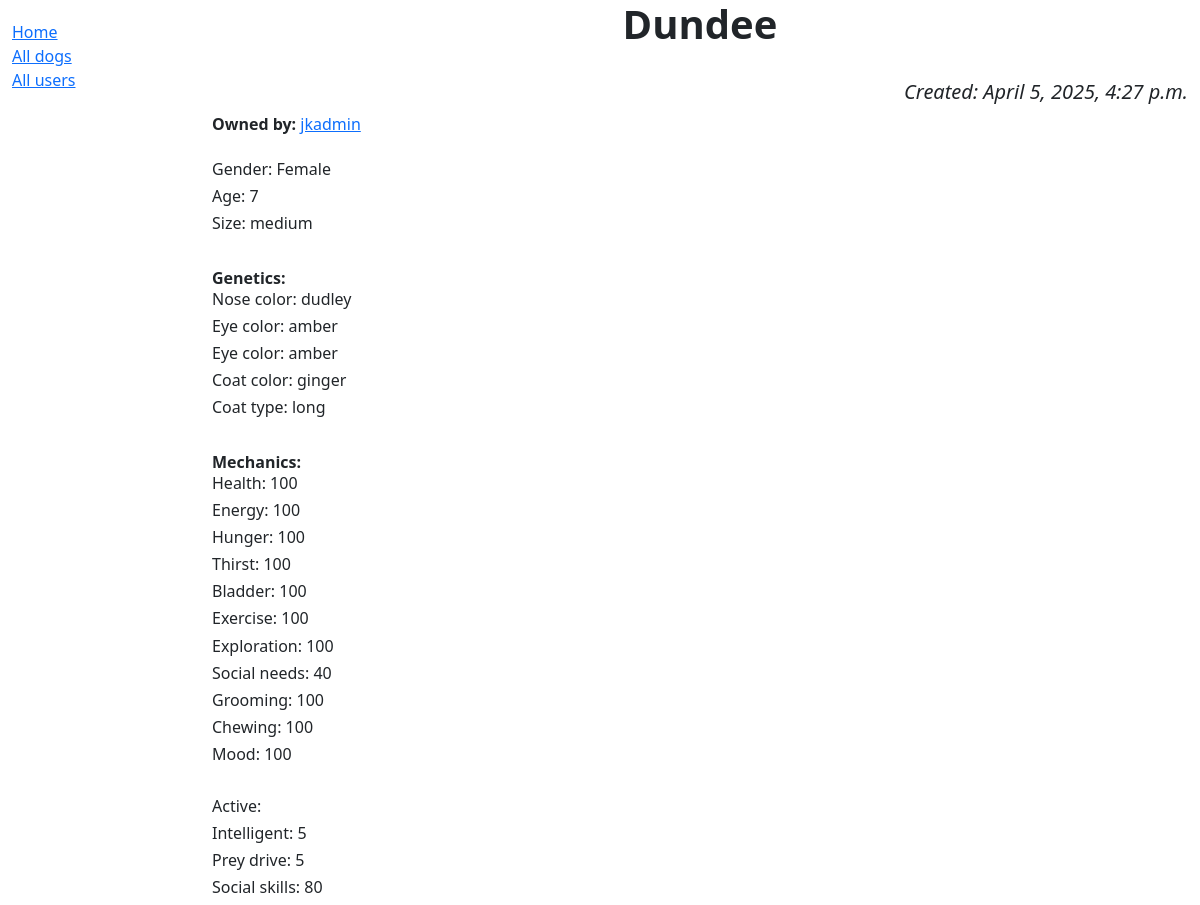
/caninsim_app/dog/1, run on the app's committed database.
### caninsim_app/models.py (models this page shows, shortened)
class Dog(models.Model):
    SIZES = (
        ('XS', 'miniature'),
        ('S', 'small'),
        ('M', 'medium'),
        ('L', 'big'),
        ('XL', 'huge')
    )
    NOSES = (
        ('BK', 'black'),
        ('LG', 'light gray'),
        ('GR', 'gray'),
        ('AB', 'almost black'),
        ('PL', 'purplish'),
        ('BF', 'butterfly'),
        ('DL', 'dudley'),
        ('SN', 'snow'),
        ('PN', 'pink'),
        ('BP', 'bright pink'),
        ('BR', 'brown'),
    )
    EYES = (
        ('BR', 'brown'),
        ('AM', 'amber'),
        ('LA', 'light brown amber'),
        ('YL', 'yellow'),
        ('YG', 'yellow green'),
        ('GR', 'grey'),
        ('CP', 'copper'),
        ('BL', 'blue'),
        ('AW', 'almost white blue'),
        ('WL', 'wall/heterochromia'),
        ('SP', 'split'),
    )
    COATS = (
        ('HS', 'hairless single heterozygous'),
        ('HL', 'hairless LETHAL homozygous'),
        ('LN', 'long'),
        ('WR', 'wire'),
        ('SM', 'smooth'),
        ('CS', 'curly smooth'),
        ('CL', 'curly long'),
        ('WS', 'wire smooth'),
        ('WL', 'wire long'),
        ('WC', 'wire curly'),
    )
    creation_date = models.DateTimeField('creation date', default=dtm.now)
    owner = models.ForeignKey('auth.User', on_delete=models.CASCADE, default=None)
    dog_name = models.CharField(max_length=30, default="Unnamed")
    GENDERS = [
        ('M', 'Male'),
        ('F', 'Female'),
    ]
    gender = models.CharField(max_length=2, choices=GENDERS, default='M')
    age = models.IntegerField(default=0)
    size = models.CharField(max_length=150, choices=SIZES, default='M')
    nose = models.CharField(max_length=150, choices=NOSES, default='BK')
    eye = models.CharField(max_length=150, choices=EYES, default='BR')
    color = models.CharField(max_length=200, null=True)
    coat = models.CharField(max_length=150, choices=COATS, default='SM')
    health_points = models.IntegerField(default=100)
    energy_points = models.IntegerField(default=100)
    hunger = models.IntegerField(default=100)
    thirst = models.IntegerField(default=100)
    bladder = models.IntegerField(default=100)
    exercise = models.IntegerField(default=100)
    exploration = models.IntegerField(default=100)
    social_needs = models.IntegerField(default=100)
    grooming = models.IntegerField(default=100)
    chewing = models.IntegerField(default=100)
    mood = models.IntegerField(default=100)
    active = models.IntegerField(default=5)
    intelligent = models.IntegerField(default=5)
    prey_drive = models.IntegerField(default=5)
    social_skills = models.IntegerField(default=0)

### caninsim_app/views.py (the view)
# urls.py: path('dog/<int:pk>', views.DogDetailView.as_view(), name='dog_detail'),
class DogDetailView(generic.DetailView):
    model = Dog

### caninsim_app/templates/caninsim_app/dog_detail.html
{% extends "base_generic.html" %}
{%block content%}
<h1 align="center"><b>{{ dog.dog_name }}</b></h1>
<br>
<i><h5 align="right">Created: {{ dog.creation_date }}</h5></i>
<strong>Owned by:</strong> <a href="{{ dog.owner.get_absolute_url }}">{{ dog.owner }}</a>
<br>
<br>
<h6>Gender: {{ dog.get_gender_display }}</h6>
<h6>Age: {{ dog.age }}</h6>
<h6>Size: {{ dog.get_size_display }}</h6>
<br>
<strong>Genetics:</strong>
<h6>Nose color: {{ dog.get_nose_display }}</h6>
<h6>Eye color: {{ dog.get_eye_display }}</h6>
<h6>Eye color: {{ dog.get_eye_display }}</h6>
<h6>Coat color: {{ dog.color }}</h6>
<h6>Coat type: {{ dog.get_coat_display }}</h6>
<br>
<strong>Mechanics:</strong>
<h6>Health: {{ dog.health_points }}</h6>
<h6>Energy: {{ dog.energy_points }}</h6>
<h6>Hunger: {{ dog.hunger }}</h6>
<h6>Thirst: {{ dog.thirst }}</h6>
<h6>Bladder: {{ dog.bladder }}</h6>
<h6>Exercise: {{ dog.exercise }}</h6>
<h6>Exploration: {{ dog.exploration }}</h6>
<h6>Social needs: {{ dog.social_needs }}</h6>
<h6>Grooming: {{ dog.grooming }}</h6>
<h6>Chewing: {{ dog.chewing }}</h6>
<h6>Mood: {{ dog.mood }}</h6>
<br>
<h6>Active: {{ dog.activity }}</h6>
<h6>Intelligent: {{ dog.intelligent }}</h6>
<h6>Prey drive: {{ dog.prey_drive }}</h6>
<h6>Social skills: {{ dog.social_skills }}</h6>
{%endblock content%}

### data on the page
Dog: creation_date "April 5, 2025, 4:27 p.m.", owner "jkadmin", gender "Female", age "7", size "medium", nose "dudley", eye "amber", color "ginger", coat "long", health_points "100", energy_points "100", hunger "100", thirst "100", bladder "100", exercise "100", exploration "100", social_needs "40", grooming "100", chewing "100", mood "100", intelligent "5", prey_drive "5", social_skills "80"
